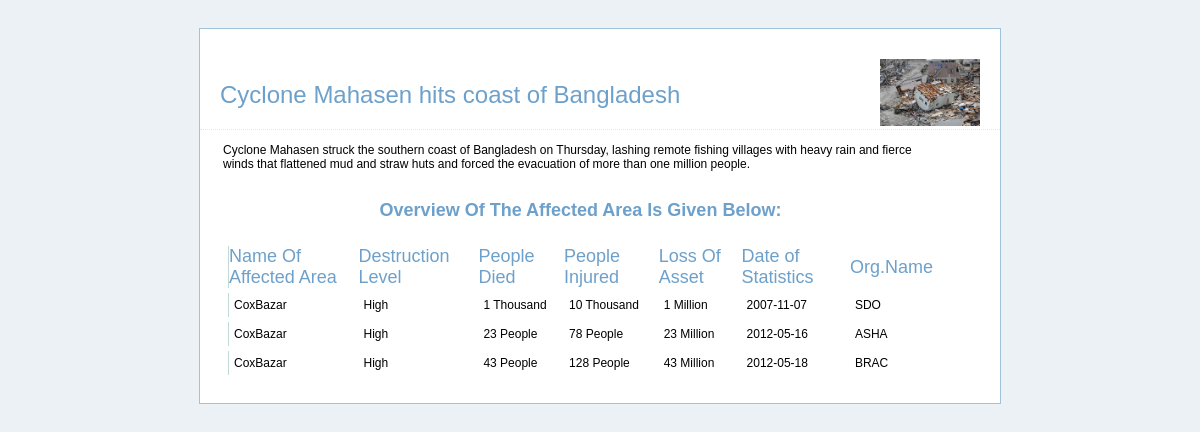
The page /affected_area_files/division/sub-division/Cox-Bazar.php on the database its author committed.
### tables this page shows
CREATE TABLE IF NOT EXISTS `aff_area` (
  `id` int(100) NOT NULL AUTO_INCREMENT,
  `area` text NOT NULL,
  `destruction_level` text NOT NULL,
  `p_died` varchar(100) NOT NULL,
  `amount_d` text NOT NULL,
  `p_injur` varchar(100) NOT NULL,
  `amount_i` text NOT NULL,
  `l_asset` varchar(100) NOT NULL,
  `amount_a` text NOT NULL,
  `date` date NOT NULL,
  `n_org` varchar(30) NOT NULL,
  `vis` int(100) NOT NULL,
  PRIMARY KEY (`id`)
);

### affected_area_files/division/sub-division/Cox-Bazar.php (the view, shortened to what this page needs)
<!DOCTYPE html PUBLIC "-//W3C//DTD XHTML 1.0 Transitional//EN" "http://www.w3.org/TR/xhtml1/DTD/xhtml1-transitional.dtd">
<html xmlns="http://www.w3.org/1999/xhtml">
<head><meta http-equiv="Content-Type" content="text/html; charset=windows-1252">
		<link type="text/css" rel="stylesheet" href="css/style.css" media="screen" charset="utf-8">
</head>
	<body>
        <div id="signup_hold">
            <div id="header">
                <div id="header_logos"><img align="middle" src="pnews (2).jpg" hight=300 width=300 alt="phr"></div>
					<div id="progress_bar"> </div>
						<h2>Cyclone Mahasen hits coast of Bangladesh</h2>
            </div>
            <table class="customerSupport">
                <tbody>
					<tr>
						<td class="customerSupport" width="50%">
							<fieldset>
							<p>
								<?php
									$file_name="Cox-Bazar.txt";
									$fp=fopen($file_name,"r") or die("couldn't open");
									while(!feof($fp))
									{
										$line=fgets($fp,1024);
										print"$line<br/>";
									}
									?>
       							<h3 align="center">Overview Of The Affected Area Is Given Below:</h3>
									 <div id="content">
										<table align="center" cellpadding="5" cellspacing="5" id="resultTable">
											<tr>
												<th style="border-left: 1px solid #C1DAD7">Name Of Affected Area</th>
												<th>Destruction Level</th>
												<th>People Died</th>
												<th>People Injured</th>
												<th>Loss Of Asset</th>
												<th>Date of Statistics</th>
												<th>Org.Name</th>
											</tr>
												<?php
												$result = mysql_query("SELECT * FROM aff_area WHERE area='CoxBazar'");
														while($row = mysql_fetch_array($result))
															{
																echo '<tr>';
																echo '<td style="border-left: 1px solid #C1DAD7">'.$row['area'].'</td>';
																echo '<td><div align="left">'.$row['destruction_level'].'</div></td>';
																echo '<td><div align="left">'.$row['p_died'].' '.$row['amount_d'].'</div></td>';
																echo '<td><div align="left">'.$row['p_injur'].' '.$row['amount_i'].'</div></td>';
																echo '<td><div align="left">'.$row['l_asset'].' '.$row['amount_a'].'</div></td>';
																echo '<td><div align="left">'.$row['date'].'</div></td>';
																echo '<td><div align="left">'.$row['n_org'].'</div></td>';
																echo '</tr>';
															}
												?>
										</table>
									</div>
							</fieldset>
						</td>
					</tr>
				</tbody>
			</table>
        </div>
	</body>
</html>

### css/style.css (style rules this page uses)
body { background:#ebf1f5; font-family:Arial, sans-serif; padding:20px 0px; text-align:center; }
h2 { color:#6da0ca; font-size:24px; font-weight:normal; margin:0; padding:0; }
h3 { color:#6da0ca; font-size:18px; margin:0; padding:0px 0px 20px 0px; }
p { font-size:12px; margin:0; padding:0px 0px 15px 0px; }
th { color:#6da0ca; font-size:18px; font-weight:normal; margin:0; padding:0px 0px 0px 0px; }
td { vertical-align:middle }
div#signup_hold { background:#fff; border:1px solid #9fc3d9; margin:0 auto; text-align:left; width:800px; }
div#header { border-bottom:1px dotted #e6e6e6; padding:20px; }
div#header_logos { float:right; display:block; padding-top:10px; width:270px; text-align:right; vertical-align:top; }
div#header_logos img { width:100px; vertical-align:middle; }
fieldset { border:0; font-size:12px; padding:0px 20px 20px 20px; margin:0; }
div#progress_bar { display:block; height:22px; padding-top:10px; width:480px; }
img { border: none; }
table.customerSupport { padding-top:10px; }
.customerSupport { padding-right:20px; vertical-align:top; }

### rows shown on the page
aff_area: area "CoxBazar", destruction_level "High", p_died "1", amount_d "Thousand", p_injur "10", amount_i "Thousand", l_asset "1", amount_a "Million", date "2007-11-07", n_org "SDO"
aff_area: area "CoxBazar", destruction_level "High", p_died "23", amount_d "People", p_injur "78", amount_i "People", l_asset "23", amount_a "Million", date "2012-05-16", n_org "ASHA"
aff_area: area "CoxBazar", destruction_level "High", p_died "43", amount_d "People", p_injur "128", amount_i "People", l_asset "43", amount_a "Million", date "2012-05-18", n_org "BRAC"
